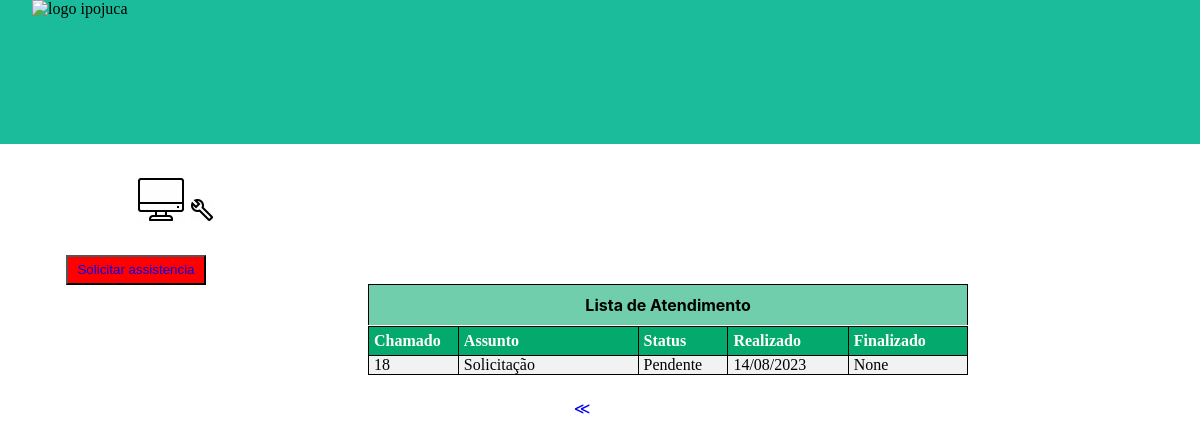
The app's page /chamado/home/?page=5 (signed in), older data.
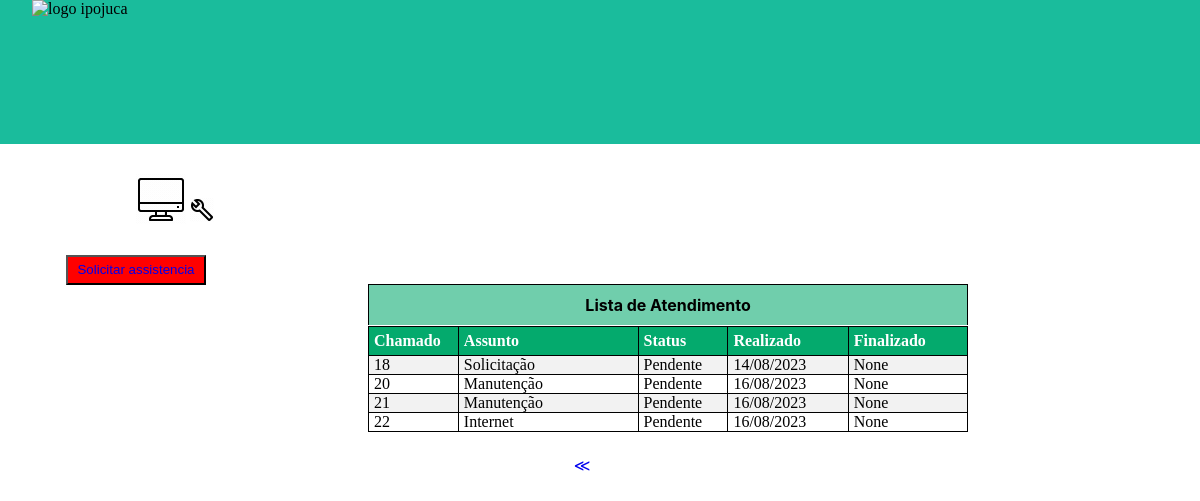
The same page, newer data.
### chamado/models.py (models this page shows, shortened)
class Chamado(models.Model):
    tipo = models.CharField(max_length=15)
    localpro = models.CharField(max_length=30)
    demanda = models.CharField(max_length=300)
    usuario = models.ForeignKey(Usuario, on_delete=models.DO_NOTHING)
    tecnico = models.ForeignKey(Usuarioa, on_delete=models.DO_NOTHING, default=1)
    data_cadastro = models.DateTimeField(default= datetime.today)
    data_finalizado = models.DateField(null=True, blank=True)
    status = models.CharField(max_length=40, default='Pendente')
    unidade = models.CharField(max_length=65, default='N/A')
    solucao = models.CharField(max_length=399, default='N/A')

### chamado/views.py (the view)
# urls.py: path('home/', views.logge, name='home'),
def logge(request):
    if request.session.get('usuario'):
        usuario = Usuario.objects.get(id = request.session['usuario'])
        chamados = Chamado.objects.filter(usuario=usuario)
        paginator = Paginator(chamados, 4)
        page_num = request.GET.get('page')
        page = paginator.get_page(page_num)
        return render(request, 'html/inig.html/', {'page':page, 'usuario':usuario})
    else:
        return redirect('/login/gestor')

### chamado/templates/html/inig.html (shortened to what this page needs)
{% load static %}
<!DOCTYPE html>
<html lang="pt-br">
<head>
    <link rel="stylesheet" href="{% static 'css/inig.css' %}">
</head>
<body>
    <div class="divim">
    <img class="imglog" src="https://www.ipojuca.pe.gov.br/wp-content/uploads/2021/03/loader-pmi.png" alt="logo ipojuca">
    </div>
    <img class="imgpc" src="{% static 'img/pc.gif' %}" alt="https://icons8.com.br/icons/set/pc">
    <img class="imgchave"  src="{% static 'img/inclesa.gif' %}" alt="https://icons8.com.br/icons/set/chave-inglesa">
    <button class="botach" type="submit"> <a style="text-decoration: none" href="{% url 'cadastro' %}">Solicitar assistencia</a></button>
    <div class="divname">Lista de Atendimento</div>
    <table id="tabela">
        <tr>
          <th style="width: 15%;"> <span>Chamado</span></th>
          <th style="width: 30%;"><span>Assunto</span></th>
          <th style="width: 15%;"><span>Status</span></th>
          <th><span>Realizado</span></th>
          <th><span>Finalizado</span></th>
        </tr>
        {% for chamado in page.object_list %}
        <tr >
          <td >{{ chamado.id }}</td>
          <td>{{ chamado.tipo }}</td>
          <td>{{ chamado.status }}</td>
          <td>{{chamado.data_cadastro|date:"d/m/Y"}}</td>
          <td>{{chamado.data_finalizado}}</td>
        </tr>
        {% endfor %}
    </table>
    <div class="pagina">
      {% if page.has_previous %}
        <a href="{% url 'home' %}?page={{ page.previous_page_number }}">&#8810;&#8195; &#8195; </a>
      {% endif %}
    </div>
</body>
</html>

Row changes from the older to the newer data that the page shows:
added Chamado: id "20", tipo "Manutenção", status "Pendente", data_cadastro "16/08/2023", data_finalizado "None"
added Chamado: id "21", tipo "Manutenção", status "Pendente", data_cadastro "16/08/2023", data_finalizado "None"
added Chamado: id "22", tipo "Internet", status "Pendente", data_cadastro "16/08/2023", data_finalizado "None"
